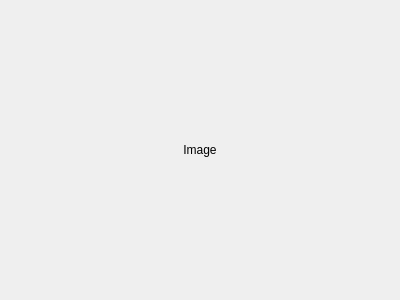
<?xml version="1.0" encoding="UTF-8"?>
<ui version="4.0">
 <class>Form</class>
 <widget class="QWidget" name="Form">
  <property name="geometry">
   <rect>
    <x>0</x>
    <y>0</y>
    <width>400</width>
    <height>300</height>
   </rect>
  </property>
  <property name="windowTitle">
   <string>Form</string>
  </property>
  <layout class="QHBoxLayout" name="horizontalLayout">
   <item>
    <widget class="QLabel" name="image">
     <property name="styleSheet">
      <string notr="true"/>
     </property>
     <property name="text">
      <string>Image</string>
     </property>
     <property name="alignment">
      <set>Qt::AlignCenter</set>
     </property>
    </widget>
   </item>
  </layout>
 </widget>
 <resources/>
 <connections/>
</ui>
